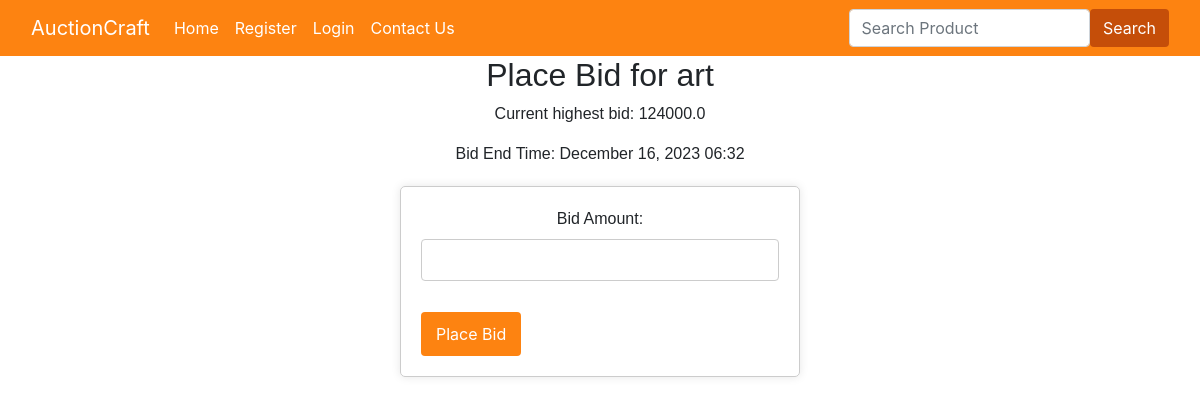
The page /place_bid/1/ on the database its author committed.
### users/models.py (models this page shows, shortened)
class AuctionItem(models.Model):
    seller = models.ForeignKey(User, on_delete=models.CASCADE)
    name = models.CharField(max_length=100)
    price = models.FloatField()
    image = CloudinaryField('image')
    @property
    def bid_end_time(self):
        try:
            latest_bid = self.bid_set.latest('timestamp')
            return latest_bid.timestamp + timedelta(days=1)
        except ObjectDoesNotExist:
            return timezone.now() + timedelta(days=1)

class Bid(models.Model):
    customer = models.ForeignKey(Customer, on_delete=models.CASCADE)
    item = models.ForeignKey(AuctionItem, on_delete=models.CASCADE)
    amount = models.FloatField()
    timestamp = models.DateTimeField(default=now)

### users/views.py (the view)
# urls.py: path("place_bid/<int:myid>/", views.place_bid, name="place_bid"),
def place_bid(request, myid):
    item = AuctionItem.objects.get(id=myid)
    highest_bid = Bid.objects.filter(item=item).order_by('-amount').first()
    if request.method == 'POST':
        form = BidForm(request.POST)
        if form.is_valid():
            bid_amount = form.cleaned_data['amount']
            if highest_bid and bid_amount <= highest_bid.amount:
                messages.error(request, 'Your bid must be higher than the current highest bid.')
            else:
                bid = Bid(customer=request.user.customer, item=item, amount=bid_amount)
                bid.save()
                messages.success(request, 'Bid placed successfully.')
                return redirect('place_bid', myid=item.id)
    else:
        form = BidForm()
    bid_end_time = item.bid_end_time
    return render(request, 'users/place_bid.html', {'form': form, 'item': item, 'highest_bid': highest_bid, 'bid_end_time': bid_end_time})

### users/forms.py
class BidForm(forms.Form):
    amount = forms.FloatField(label='Bid Amount')

### users/templates/users/place_bid.html (shortened to what this page needs)
{% extends 'users/base.html' %}
{% load static %}
{% block style %}
<link rel="stylesheet" type="text/css" href="{% static 'css/bid.css' %}">
{% endblock style %}
{% block body %}
<h2>Place Bid for {{ item.name }}</h2>
<p>Current highest bid: {% if highest_bid %} {{ highest_bid.amount }}{% else %}No bids yet{% endif %}</p>
<p>Bid End Time: {{ item.bid_end_time|date:"F j, Y H:i" }}</p>
<form method="post" class="bid-form">
	{{ form.as_p }}
	<button type="submit">Place Bid</button>
</form>
{% endblock %}

### users/static/css/bid.css (style rules this page uses)
h2, p { text-align: center; font-family: Arial, Helvetica, sans-serif; }
.bid-form { max-width: 400px; margin: 20px auto; padding: 20px; border: 1px solid #ccc; border-radius: 5px; box-shadow: 0 0 10px rgba(0, 0, 0, 0.1); }
.bid-form label { display: block; margin-bottom: 8px; }
.bid-form input[type="text"], .bid-form input[type="number"] { width: 100%; padding: 8px; margin-bottom: 15px; box-sizing: border-box; border: 1px solid #ccc; border-radius: 4px; }
.bid-form button { background-color: #fd8311; color: #fff; padding: 10px 15px; border: none; border-radius: 4px; cursor: pointer; }

### rows shown on the page
AuctionItem: name "art", bid_end_time "December 16, 2023 06:32"
Bid: amount "124000.0"
